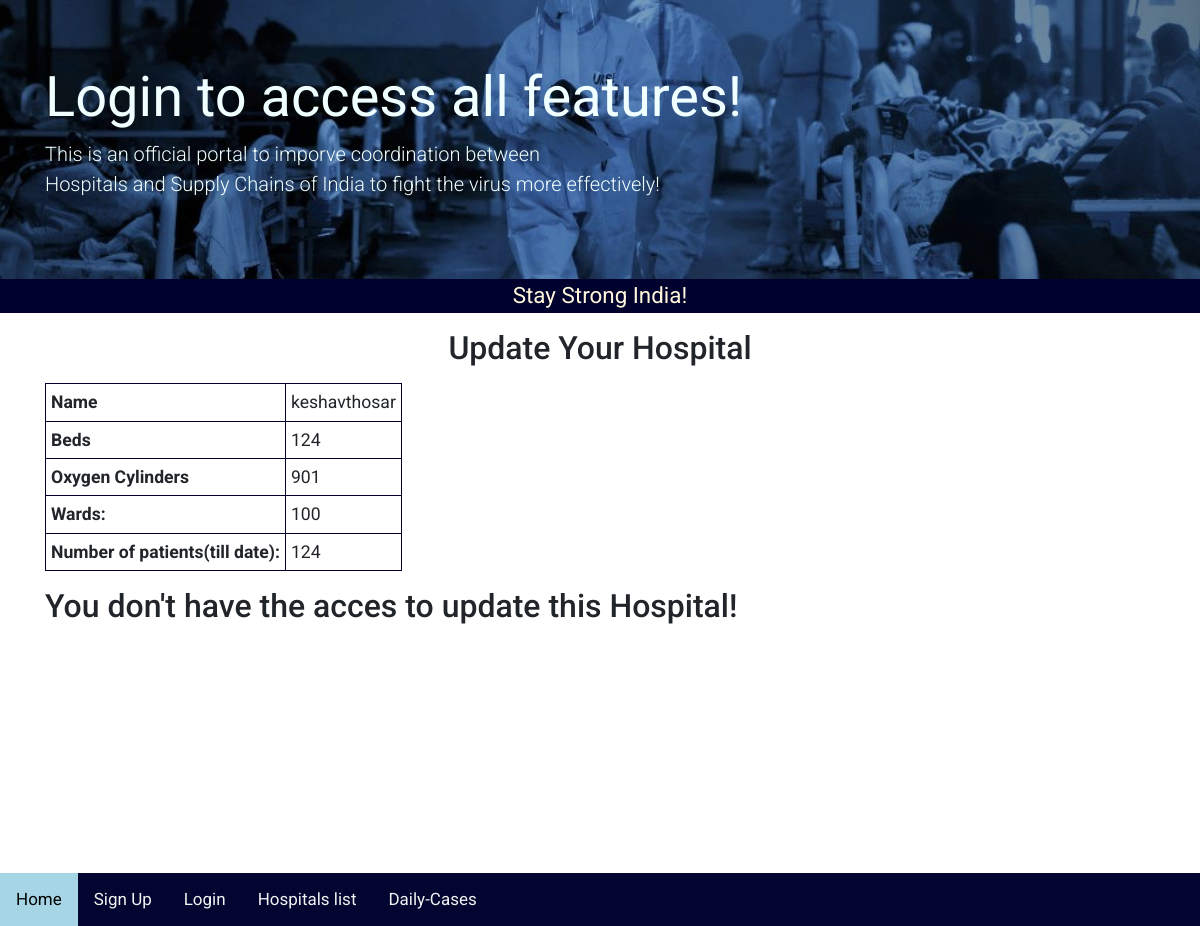
The app's page /hospital_update/2 with its own data.
### main_app/models.py (models this page shows, shortened)
class Hospital(models.Model):
    name = models.CharField(max_length=200)
    user = models.OneToOneField(UserModel,on_delete=models.CASCADE,null=True,related_name="assigned_hospital")
    citizen_watchlist = models.ForeignKey(CitizenModel,on_delete=models.CASCADE,null=True,related_name="watchlist")
    address = models.CharField(max_length=200)
    beds = models.IntegerField()
    oxygen_cylinders = models.IntegerField(null=True)
    wards = models.IntegerField(null=True)
    curr_patients = models.IntegerField(null=True)

### main_app/views.py (the view)
# urls.py: path('hospital_update/<int:pk>',views.HospitalUpdateView.as_view(),name='hospital_update'),
class HospitalUpdateView(UpdateView):
    model = Hospital
    context_object_name = 'curr_hospital'
    fields = ('beds','oxygen_cylinders','wards','curr_patients')
    template_name = 'update_hospital.html'

### main_app/templates/main_app/update_hospital.html
{% extends 'main_app/base.html' %}
{% block content %}
<h2 class="my-3 text-center">Update Your Hospital</h2>
<table class="my-3 cool-table">
    <tr>
        <th>Name</th>
        <td>{{curr_hospital.name}}</td>
    </tr>
    <tr>
        <th>Beds</th>
        <td>{{curr_hospital.beds}}</td>
    </tr>
    <tr>
        <th>Oxygen Cylinders</th>
        <td>{{curr_hospital.oxygen_cylinders}}</td>
    </tr>
    <tr>
        <th>Wards:</th>
        <td>{{curr_hospital.wards}}</td>
    </tr>
    <tr>
        <th>Number of patients(till date):</th>
        <td>{{curr_hospital.curr_patients}}</td>
    </tr>
</table>
<div style="margin-bottom:300px;">
    {% if user.is_authenticated %}
        <form method="POST" class="cool-form">
            {%csrf_token%}
            {{form.as_p}}
            <button type="submit" name="button">Update Hospital</button>
        </form>
    {% else %}
        <h2>You don't have the acces to update this Hospital!</h2>
    {% endif %}
</div>
{% endblock %}

### main_app/static/css/style.css (style rules this page uses)
* { margin: 0; padding: 0; box-sizing: border-box; }
body { margin: 0; font-family: 'Roboto', serif !important; }

### main_app/static/css/form.css (style rules this page uses)
.cool-table { border-collapse: collapse; border: 1px solid rgb(1, 1, 46); border-radius: 5px; }
.cool-table th, td { font-size: 1.1em; padding: 5px; border: 1px solid rgb(1, 1, 46); }

### records on screen
Hospital: name "keshavthosar", beds "124", oxygen_cylinders "901", wards "100", curr_patients "124"
